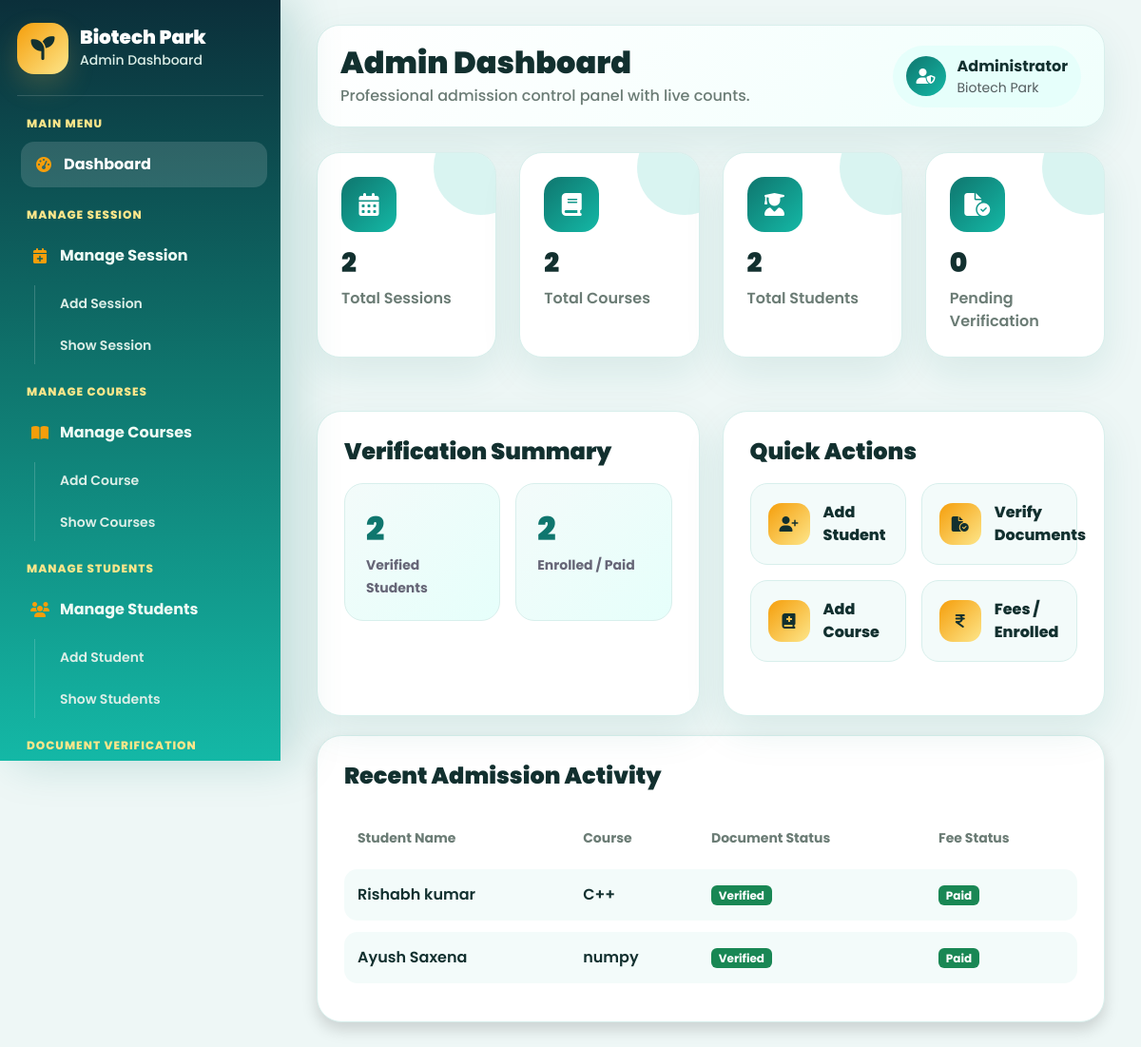
The page /dashboard/ (signed in) on the database its author committed.
### myapp/models.py (models this page shows, shortened)
class tbll_student(models.Model):
    sid=models.IntegerField(primary_key=True,auto_created=True)
    name=models.CharField(max_length=225)
    emailaddress=models.EmailField(max_length=225)
    password=models.CharField(max_length=16)
    contact_no=models.IntegerField()
    gender=models.CharField(max_length=2)
    dob=models.CharField(max_length=15)
    f_name=models.CharField(max_length=225,null=True)
    m_name=models.CharField(max_length=225,null=True)
    address=models.CharField(max_length=500,null=True)
    aadhar_no=models.IntegerField(max_length=15,null=True)
    aadhar_pic=models.FileField(upload_to='student_documents',null=True)
    session=models.CharField(max_length=50,null=True)
    course=models.CharField(max_length=500,null=True)
    course_duration=models.CharField(max_length=50,null=True)
    hs_percentage=models.CharField(max_length=20)
    hs_marksheet=models.FileField(upload_to='student_documents',null=True)
    inter_percentage=models.CharField(max_length=20,null=True)
    inter_marksheet=models.FileField(upload_to='student_documents',null=True)
    profile_pic=models.FileField(upload_to='student_documents',null=True)
    sign=models.FileField(upload_to='student_documents',null=True)
    fees=models.IntegerField(null=True)
    fees_status=models.CharField(max_length=20,default="Unpaid")
    payment_id=models.CharField(max_length=100,null=True,blank=True)
    payment_date=models.DateTimeField(null=True,blank=True)
    application_status = models.CharField(max_length=20,default="Pending")

### myapp/views.py (the view)
# urls.py: path('dashboard/',dashboard, name='dashboard'),
@cache_control(no_cache=True, must_revalidate=True, no_store=True)
def dashboard(request):
    if 'adminid' not in request.session:
        return redirect('adminlogin1')
    total_sessions = session.objects.count()
    total_courses = tbl_course.objects.count()
    total_students = tbll_student.objects.count()
    pending_verification = tbll_student.objects.filter(
        application_status="DV"
    ).count()
    verified_students = tbll_student.objects.filter(
        application_status="Verified"
    ).count()
    enrolled_students = tbll_student.objects.filter(
        fees_status="Paid"
    ).count()
    recent_students = tbll_student.objects.order_by("-sid")[:10]
    context = {
        "total_sessions": total_sessions,
        "total_courses": total_courses,
        "total_students": total_students,
        "pending_verification": pending_verification,
        "verified_students": verified_students,
        "enrolled_students": enrolled_students,
        "recent_students": recent_students,
    }
    return render(request, "admin/dashboard.html", context)

### myapp/templates/admin/dashboard.html (shortened to what this page needs)
{% extends 'admin/adminlayout.html' %}
{% load static %}
{% block admin %}
<div class="dashboard-wrapper">
    <main class="main-content">
        <div class="topbar dashboard-head">
            <div class="d-flex align-items-center gap-3">
                <div>
                    <h2>Admin Dashboard</h2>
                    <p>Professional admission control panel with live counts.</p>
                </div>
            </div>
            <div class="admin-profile">
                <div class="admin-profile-icon"><i class="fa-solid fa-user-shield"></i></div>
                <div><strong>Administrator</strong><small class="d-block text-muted">Biotech Park</small></div>
            </div>
        </div>
        <div class="row g-4">
            <div class="col-lg-3 col-md-6">
                <div class="stat-card">
                    <div class="stat-icon"><i class="fa-solid fa-calendar-days"></i></div>
                    <h3>{{ total_sessions }}</h3>
                    <p>Total Sessions</p>
                </div>
            </div>
            <div class="col-lg-3 col-md-6">
                <div class="stat-card">
                    <div class="stat-icon"><i class="fa-solid fa-book"></i></div>
                    <h3>{{ total_courses }}</h3>
                    <p>Total Courses</p>
                </div>
            </div>
            <div class="col-lg-3 col-md-6">
                <div class="stat-card">
                    <div class="stat-icon"><i class="fa-solid fa-user-graduate"></i></div>
                    <h3>{{ total_students }}</h3>
                    <p>Total Students</p>
                </div>
            </div>
            <div class="col-lg-3 col-md-6">
                <div class="stat-card">
                    <div class="stat-icon"><i class="fa-solid fa-file-circle-check"></i></div>
                    <h3>{{ pending_verification }}</h3>
                    <p>Pending Verification</p>
                </div>
            </div>
        </div>
        <div class="row g-4 mt-1">
            <div class="col-lg-6">
                <div class="dashboard-panel h-100">
                    <h4>Verification Summary</h4>
                    <div class="row g-3">
                        <div class="col-6">
                            <div class="mini-summary"><span>{{ verified_students }}</span><small>Verified Students</small></div>
                        </div>
                        <div class="col-6">
                            <div class="mini-summary"><span>{{ enrolled_students }}</span><small>Enrolled / Paid</small></div>
                        </div>
                    </div>
                </div>
            </div>
            <div class="col-lg-6">
                <div class="dashboard-panel h-100">
                    <h4>Quick Actions</h4>
                    <div class="row g-3">
                        <div class="col-md-6"><a href="{% url 'addstudent' %}" class="quick-action"><i
                                    class="fa-solid fa-user-plus"></i>Add Student</a></div>
                        <div class="col-md-6"><a href="{% url 'pending_student' %}" class="quick-action"><i
                                    class="fa-solid fa-file-circle-check"></i>Verify Documents</a></div>
                        <div class="col-md-6"><a href="{% url 'addcourse' %}" class="quick-action"><i
                                    class="fa-solid fa-book-medical"></i>Add Course</a></div>
                        <div class="col-md-6"><a href="{% url 'enrolled_student' %}" class="quick-action"><i
                                    class="fa-solid fa-indian-rupee-sign"></i>Fees / Enrolled</a></div>
                    </div>
                </div>
            </div>
        </div>
        <div class="dashboard-panel mt-5 shadow">
            <h4>Recent Admission Activity</h4>
            <div class="table-responsive">
                <table class="recent-table">
                    <thead>
                        <tr>
                            <th>Student Name</th>
                            <th>Course</th>
                            <th>Document Status</th>
                            <th>Fee Status</th>
                        </tr>
                    </thead>
                    <tbody>
                        {% for student in recent_students %}
                        <tr>
                            <td>{{ student.name }}</td>
                            <td>{{ student.course|default:"-" }}</td>
                            <td>
                                {% if student.application_status == "Verified" %}
                                    <span class="badge bg-success">Verified</span>
                                {% elif student.application_status == "DV" %}
                                    <span class="badge bg-warning text-dark">
                                        Pending
                                    </span>
                                {% elif student.application_status == "Rejected" %}
                                    <span class="badge bg-danger">
                                        Rejected
                                    </span>
                                {% else %}
                                    <span class="badge bg-secondary">
                                        Basic Pending
                                    </span>
                                {% endif %}
                            </td>
                            <td>
                                {% if student.fees_status == "Paid" %}
                                    <span class="badge bg-success">
                                        Paid
                                    </span>
                                {% elif student.fees_status == "Pending" %}
                                    <span class="badge bg-warning text-dark">
                                        Pending
                                    </span>
                                {% else %}
                                    <span class="badge bg-danger">
                                        Unpaid
                                    </span>
                                {% endif %}
                            </td>
                        </tr>
                        {% empty %}
                        <tr>
                        <td colspan="4" class="text-center">
                        No student data found.
                        </td>
                        </tr>
                        {% endfor %}
                        </tbody>
                </table>
            </div>
        </div>
    </main>
</div>
{% endblock %}

### myapp/templates/admin/adminlayout.html (style rules this page uses)
:root { --green: #0f766e; --green2: #14b8a6; --gold: #f59e0b; --gold2: #fde68a; --light: #eef7f6; --dark: #12302f; }
* { margin: 0; padding: 0; box-sizing: border-box; font-family: "Poppins", sans-serif; }
body { background: var(--light); color: var(--dark); overflow-x: hidden; }
a { text-decoration: none; }
.dashboard-wrapper { display: flex; min-height: 100vh; }
.main-content { width: calc(100% - 295px); margin-left: 295px; padding: 26px; }
.topbar { background: #fff; border-radius: 24px; padding: 20px 24px; box-shadow: 0 16px 42px rgba(15, 118, 110, 0.1); display: flex; justify-content: space-between; align-items: center; gap: 18px; margin-bottom: 26px; border: 1px solid #d8efec; }
.topbar h2 { font-weight: 900; color: var(--dark); margin: 0; }
.topbar p { margin: 4px 0 0; color: #6b7c75; font-weight: 500; }
.admin-profile { display: flex; align-items: center; gap: 12px; background: #e6fffb; padding: 10px 14px; border-radius: 50px; }
.admin-profile-icon { width: 42px; height: 42px; border-radius: 50%; background: linear-gradient(135deg, var(--green), var(--green2)); color: #fff; display: grid; place-items: center; }
.stat-card { background: #fff; border-radius: 24px; padding: 25px; height: 100%; box-shadow: 0 16px 42px rgba(15, 118, 110, 0.1); border: 1px solid #d8efec; transition: 0.3s; position: relative; overflow: hidden; }
.stat-card:after { content: ""; position: absolute; right: -35px; top: -35px; width: 100px; height: 100px; border-radius: 50%; background: rgba(20, 184, 166, 0.16); }
.stat-icon { width: 58px; height: 58px; border-radius: 18px; background: linear-gradient(135deg, var(--green), var(--green2)); color: #fff; display: grid; place-items: center; font-size: 24px; margin-bottom: 16px; }
.stat-card h3 { font-weight: 900; color: var(--dark); }
.stat-card p { color: #6b7c75; margin: 0; font-weight: 600; }
.dashboard-panel { background: #fff; border-radius: 26px; padding: 28px; box-shadow: 0 16px 42px rgba(15, 118, 110, 0.1); border: 1px solid #d8efec; margin-top: 28px; }
.dashboard-panel h4 { font-weight: 900; color: var(--dark); margin-bottom: 18px; }
.quick-action { display: flex; align-items: center; gap: 14px; background: #f3fbfa; padding: 18px; border-radius: 18px; border: 1px solid #d8efec; color: var(--dark); font-weight: 800; transition: 0.3s; height: 100%; }
.quick-action i { width: 44px; height: 44px; border-radius: 14px; background: linear-gradient(135deg, var(--gold), var(--gold2)); color: #12302f; display: grid; place-items: center; flex: none; }
.recent-table { width: 100%; border-collapse: separate; border-spacing: 0 12px; }
.recent-table th { color: #6b7c75; font-size: 14px; padding: 10px 14px; }
.recent-table td { background: #f3fbfa; padding: 15px 14px; font-weight: 600; color: #12302f; }
.recent-table td:first-child { border-radius: 14px 0 0 14px; }
.recent-table td:last-child { border-radius: 0 14px 14px 0; }
.mini-summary { background: linear-gradient(135deg, #f3fbfa, #e6fffb); border: 1px solid #d8efec; border-radius: 20px; padding: 22px; height: 100%; }
.mini-summary span { display: block; font-size: 34px; font-weight: 900; color: var(--green); }
.mini-summary small { color: #667; font-weight: 700; }
.dashboard-head { background: linear-gradient(135deg, #ffffff, #f0fffc); }

### rows shown on the page
tbll_student: name "Rishabh kumar", course "C++", application_status "Verified", fees_status "Paid"
tbll_student: name "Ayush Saxena", course "numpy", application_status "Verified", fees_status "Paid"

### other values the page prints
{{ total_sessions }} "2"
{{ total_courses }} "2"
{{ total_students }} "2"
{{ pending_verification }} "0"
{{ verified_students }} "2"
{{ enrolled_students }} "2"
